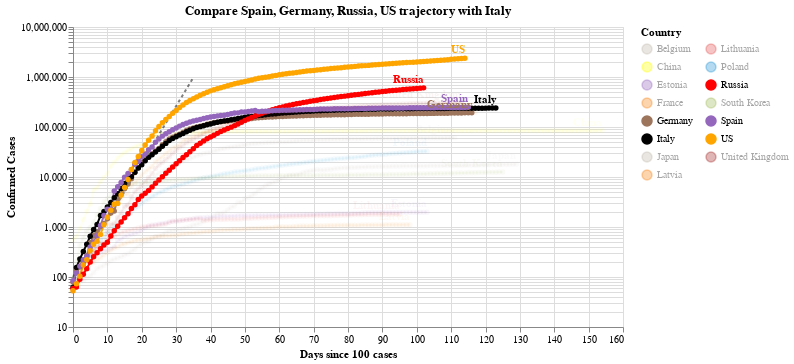

Notebook cell for this chart:
### Code cell
#hide_input
chart2 = make_since_chart(dff2, ['Spain', 'Germany','Russia', 'US'], baseline_countries)
chart2

### Figure 1 — Vega-Lite specification as saved in the notebook (floating-point values rounded to 4 significant figures; data arrays with more than 128 entries replaced by an {"elided": "..."} marker saying what was removed)
{"config": {"view": {"continuousWidth": 400, "continuousHeight": 300}}, "layer": [{"data": {"name": "data-628230001892d6798b50651be41d1b3e"}, "mark": {"type": "line", "color": "black", "opacity": 0.5, "strokeDash": [3, 3]}, "encoding": {"x": {"type": "quantitative", "field": "Days since 100 cases"}, "y": {"type": "quantitative", "field": "Confirmed Cases"}}}, {"data": {"name": "data-51bc33ec562c9719798066b3537ca09a"}, "mark": {"type": "line", "point": true}, "encoding": {"color": {"type": "nominal", "field": "Country", "legend": {"columns": 2}, "scale": {"domain": ["Belgium", "China", "Estonia", "France", "Germany", "Italy", "Japan", "Latvia", "Lithuania", "Poland", "Russia", "South Korea", "Spain", "US", "United Kingdom"], "range": ["#C1B7AD", "yellow", "#9467bd", "#F58518", "#9D755D", "black", "#C1B7AD", "#F58518", "#E45756", "#2495D3", "red", "#A1BA59", "#9467bd", "orange", "brown"]}}, "opacity": {"condition": {"value": 1, "selection": "selector003"}, "value": 0.05}, "tooltip": [{"type": "nominal", "field": "Country"}, {"type": "temporal", "field": "Date"}, {"type": "quantitative", "field": "Confirmed Cases"}, {"type": "quantitative", "field": "Days since 100 cases"}], "x": {"type": "quantitative", "field": "Days since 100 cases"}, "y": {"type": "quantitative", "field": "Confirmed Cases", "scale": {"type": "log"}}}, "selection": {"selector003": {"type": "multi", "fields": ["Country"], "bind": "legend", "init": [{"Country": "Spain"}, {"Country": "Germany"}, {"Country": "Russia"}, {"Country": "US"}, {"Country": "Italy"}]}}, "width": 550}, {"data": {"name": "data-51bc33ec562c9719798066b3537ca09a"}, "mark": {"type": "text", "align": "right", "dy": -8, "fontWeight": "bold"}, "encoding": {"color": {"type": "nominal", "field": "Country", "legend": {"columns": 2}, "scale": {"domain": ["Belgium", "China", "Estonia", "France", "Germany", "Italy", "Japan", "Latvia", "Lithuania", "Poland", "Russia", "South Korea", "Spain", "US", "United Kingdom"], "range": ["#C1B7AD", "yellow", "#9467bd", "#F58518", "#9D755D", "black", "#C1B7AD", "#F58518", "#E45756", "#2495D3", "red", "#A1BA59", "#9467bd", "orange", "brown"]}}, "opacity": {"condition": {"value": 1, "selection": "selector003"}, "value": 0.05}, "text": {"type": "nominal", "field": "Country"}, "tooltip": [{"type": "nominal", "field": "Country"}, {"type": "temporal", "field": "Date"}, {"type": "quantitative", "field": "Confirmed Cases"}, {"type": "quantitative", "field": "Days since 100 cases"}], "x": {"type": "quantitative", "field": "Days since 100 cases"}, "y": {"type": "quantitative", "field": "Confirmed Cases", "scale": {"type": "log"}}}, "transform": [{"filter": "(datum['Date'] >= 1592956800000)"}], "width": 550}], "title": "Compare Spain, Germany, Russia, US trajectory with Italy", "$schema": "https://vega.github.io/schema/vega-lite/v4.0.2.json", "datasets": {"data-628230001892d6798b50651be41d1b3e": [{"Days since 100 cases": 0, "Confirmed Cases": 100.0}, {"Days since 100 cases": 1, "Confirmed Cases": 130.0}, {"Days since 100 cases": 2, "Confirmed Cases": 169.0}, {"Days since 100 cases": 3, "Confirmed Cases": 219.7}, {"Days since 100 cases": 4, "Confirmed Cases": 285.6}, {"Days since 100 cases": 5, "Confirmed Cases": 371.3}, {"Days since 100 cases": 6, "Confirmed Cases": 482.7}, {"Days since 100 cases": 7, "Confirmed Cases": 627.5}, {"Days since 100 cases": 8, "Confirmed Cases": 815.7}, {"Days since 100 cases": 9, "Confirmed Cases": 1060.0}, {"Days since 100 cases": 10, "Confirmed Cases": 1379.0}, {"Days since 100 cases": 11, "Confirmed Cases": 1792.0}, {"Days since 100 cases": 12, "Confirmed Cases": 2330.0}, {"Days since 100 cases": 13, "Confirmed Cases": 3029.0}, {"Days since 100 cases": 14, "Confirmed Cases": 3937.0}, {"Days since 100 cases": 15, "Confirmed Cases": 5119.0}, {"Days since 100 cases": 16, "Confirmed Cases": 6654.0}, {"Days since 100 cases": 17, "Confirmed Cases": 8650.0}, {"Days since 100 cases": 18, "Confirmed Cases": 11250.0}, {"Days since 100 cases": 19, "Confirmed Cases": 14620.0}, {"Days since 100 cases": 20, "Confirmed Cases": 19000.0}, {"Days since 100 cases": 21, "Confirmed Cases": 24710.0}, {"Days since 100 cases": 22, "Confirmed Cases": 32120.0}, {"Days since 100 cases": 23, "Confirmed Cases": 41750.0}, {"Days since 100 cases": 24, "Confirmed Cases": 54280.0}, {"Days since 100 cases": 25, "Confirmed Cases": 70560.0}, {"Days since 100 cases": 26, "Confirmed Cases": 91730.0}, {"Days since 100 cases": 27, "Confirmed Cases": 119300.0}, {"Days since 100 cases": 28, "Confirmed Cases": 155000.0}, {"Days since 100 cases": 29, "Confirmed Cases": 201500.0}, {"Days since 100 cases": 30, "Confirmed Cases": 262000.0}, {"Days since 100 cases": 31, "Confirmed Cases": 340600.0}, {"Days since 100 cases": 32, "Confirmed Cases": 442800.0}, {"Days since 100 cases": 33, "Confirmed Cases": 575600.0}, {"Days since 100 cases": 34, "Confirmed Cases": 748300.0}, {"Days since 100 cases": 35, "Confirmed Cases": 972800.0}], "data-51bc33ec562c9719798066b3537ca09a": {"elided": "1733 records"}}}
